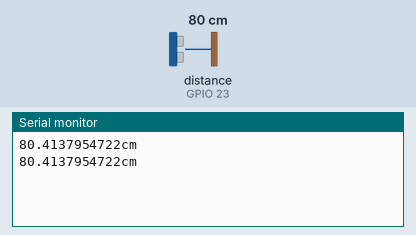
A sketch run on a simulated ESP32. On the bench: the last lines printed to the serial monitor. Wiring (inferred from the names in the program): ultrasonic range finder: trigger GPIO 22; echo GPIO 23. The inputs (shaded band) are chosen by the test bench; at power-on: distance to the obstacle (sensor on GPIO 23) 80 cm. The echo pulse lasts 58.3 µs per cm.

Above: at 1.8 s.
1.9 s: distance to the obstacle (sensor on GPIO 23) set to 2 cm
At 2.6 s:
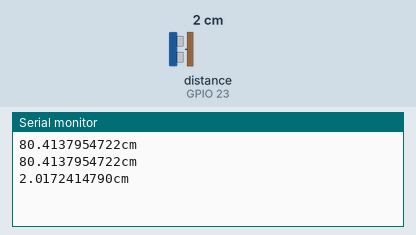
3.4 s: distance to the obstacle (sensor on GPIO 23) set to 4 cm
At 4.8 s:
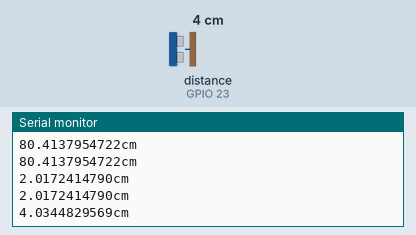
Timing chart, 0 to 6.4 s (numbered marks = the images above; inputs shaded):
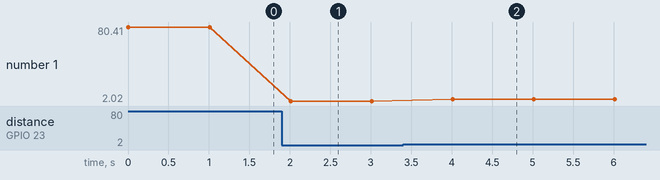

Measured:
- after the input at 1.9 s, the serial monitor: prints a new line after 0.11 s (image 1)
- after the input at 3.4 s, the serial monitor: prints a new line after 0.61 s (image 2)
- plotted number 1: 80.41 → 2.02 after the input at 1.9 s, 2.02 → 4.03 after the input at 3.4 s

The sketch:

ESP32-LoRa-SensorHC-SR04.ino
```cpp
/********************
 *  Program:  HC-SR04 sensor tester
 *  Description: print distance to serial
 ********************/

//Carrega a biblioteca do sensor ultrassonico
#include <Ultrasonic.h>

#define TRIG_PIN 22
#define ECHO_PIN 23

void setup(){
  Serial.begin(115200); // initialize the serial port
  pinMode(TRIG_PIN, OUTPUT);
  digitalWrite(TRIG_PIN, LOW);
  pinMode(ECHO_PIN, INPUT);
}

// Define a new function that reads and converts the raw reading to distance (cm)
float distance_centimetre() {
  // Send sound pulse
  digitalWrite(TRIG_PIN, HIGH); // pulse started
  delayMicroseconds(12);
  digitalWrite(TRIG_PIN, LOW); // pulse stopped

  // listen for echo
  float tUs = pulseIn(ECHO_PIN, HIGH); // microseconds
  float distance = tUs / 58; // cm
  return distance;
}

void loop(){
  Serial.print(distance_centimetre(), DEC);
  Serial.println("cm");
  delay(1000); // ms
}
```
